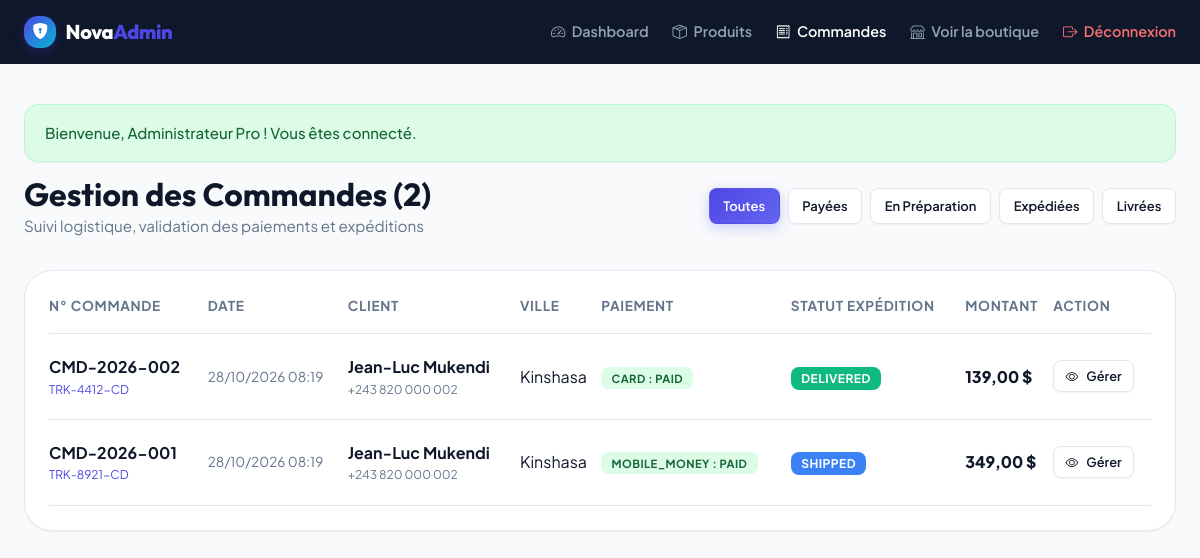
The app's page /admin/orders.php (signed in), older data.
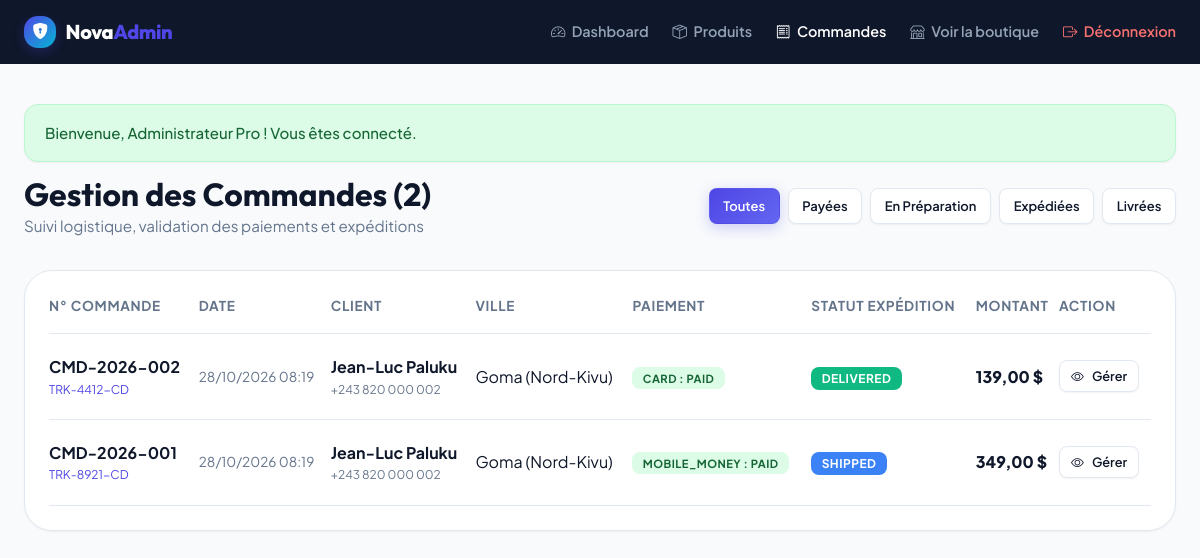
The same page, newer data.
### tables this page shows
CREATE TABLE orders (
            id INTEGER PRIMARY KEY AUTOINCREMENT,
            user_id INTEGER DEFAULT NULL,
            order_number VARCHAR(30) UNIQUE NOT NULL,
            tracking_code VARCHAR(30) UNIQUE NOT NULL,
            total_amount DECIMAL(10, 2) NOT NULL,
            shipping_fee DECIMAL(10, 2) DEFAULT 0.00,
            tax_amount DECIMAL(10, 2) DEFAULT 0.00,
            status VARCHAR(30) DEFAULT 'pending',
            shipping_name VARCHAR(120) NOT NULL,
            shipping_email VARCHAR(120) NOT NULL,
            shipping_phone VARCHAR(30) NOT NULL,
            shipping_address TEXT NOT NULL,
            shipping_city VARCHAR(80) NOT NULL,
            payment_method VARCHAR(40) NOT NULL,
            payment_status VARCHAR(30) DEFAULT 'pending',
            created_at DATETIME DEFAULT CURRENT_TIMESTAMP,
            updated_at DATETIME DEFAULT CURRENT_TIMESTAMP,
            FOREIGN KEY (user_id) REFERENCES users(id) ON DELETE SET NULL
        );

### includes/auth.php (called while the page is built, shortened)
<?php
function format_price(float $amount): string {
    return number_format($amount, 2, ',', ' ') . ' $';
}

### admin/orders.php (the view, shortened to what the changed rows need)
<?php
require_once __DIR__ . '/../includes/auth.php';
$pdo = getDBConnection();
$sql = "SELECT * FROM orders WHERE 1=1";
$params = [];
$sql .= " ORDER BY id DESC";
$stmt = $pdo->prepare($sql);
$stmt->execute($params);
$orders = $stmt->fetchAll();
$viewOrder = null;
$viewItems = [];
?>
<!DOCTYPE html>
<html lang="fr">
<head>
    <link rel="stylesheet" href="https://cdn.jsdelivr.net/npm/bootstrap-icons@1.11.3/font/bootstrap-icons.min.css">
    <link rel="stylesheet" href="../assets/css/style.css">
</head>
<body style="background-color: #f8fafc;">
    <div class="container" style="margin: 2.5rem auto 5rem;">
        <?php if ($viewOrder): ?>
            <div style="background: white; border: 1px solid var(--light-border); border-radius: var(--radius-xl); padding: 2.5rem; max-width: 900px; margin: 0 auto; box-shadow: var(--shadow-sm);">
                <div style="display: flex; justify-content: space-between; align-items: center; margin-bottom: 2rem; border-bottom: 1px solid var(--light-border); padding-bottom: 1rem;">
                    <div>
                        <h2 style="font-size: 1.5rem; margin-bottom: 0.2rem;">Commande <?= htmlspecialchars($viewOrder['order_number']) ?></h2>
                        <span style="font-size: 0.85rem; color: var(--dark-muted);">Suivi : <strong><?= htmlspecialchars($viewOrder['tracking_code']) ?></strong></span>
                    </div>
                    <a href="orders.php" class="btn btn-secondary btn-sm"><i class="bi bi-arrow-left"></i> Retour à la liste</a>
                </div>
                <div style="display: grid; grid-template-columns: 1.2fr 0.8fr; gap: 2rem; margin-bottom: 2rem;">
                    <div style="background: var(--light); padding: 1.5rem; border-radius: var(--radius-md);">
                        <h4 style="font-size: 1rem; margin-bottom: 0.75rem;">Destinataire & Expédition</h4>
                        <p style="margin-bottom: 0.3rem;"><strong>Nom :</strong> <?= htmlspecialchars($viewOrder['shipping_name']) ?></p>
                        <p style="margin-bottom: 0.3rem;"><strong>Email :</strong> <?= htmlspecialchars($viewOrder['shipping_email']) ?></p>
                        <p style="margin-bottom: 0.3rem;"><strong>Téléphone :</strong> <?= htmlspecialchars($viewOrder['shipping_phone']) ?></p>
                        <p style="margin-bottom: 0.3rem;"><strong>Adresse :</strong> <?= htmlspecialchars($viewOrder['shipping_address']) ?>, <?= htmlspecialchars($viewOrder['shipping_city']) ?></p>
                        <p style="margin-bottom: 0;"><strong>Règlement :</strong> <?= strtoupper($viewOrder['payment_method']) ?> (<?= $viewOrder['payment_status'] ?>)</p>
                    </div>
                    <div style="background: var(--light); padding: 1.5rem; border-radius: var(--radius-md);">
                        <h4 style="font-size: 1rem; margin-bottom: 1rem;">Mise à jour de l'état</h4>
                        <form action="orders.php" method="POST">
                            <?php csrf_field(); ?>
                            <input type="hidden" name="update_status" value="1">
                            <input type="hidden" name="order_id" value="<?= $viewOrder['id'] ?>">
                            <div class="form-group">
                                <label class="form-label">Statut Logistique :</label>
                                <select name="status" class="form-control">
                                    <option value="pending" <?= $viewOrder['status'] === 'pending' ? 'selected' : '' ?>>En attente</option>
                                    <option value="paid" <?= $viewOrder['status'] === 'paid' ? 'selected' : '' ?>>Validée / Payée</option>
                                    <option value="preparing" <?= $viewOrder['status'] === 'preparing' ? 'selected' : '' ?>>En préparation</option>
                                    <option value="shipped" <?= $viewOrder['status'] === 'shipped' ? 'selected' : '' ?>>Expédiée</option>
                                    <option value="delivered" <?= $viewOrder['status'] === 'delivered' ? 'selected' : '' ?>>Livrée au client</option>
                                    <option value="cancelled" <?= $viewOrder['status'] === 'cancelled' ? 'selected' : '' ?>>Annulée</option>
                                </select>
                            </div>
                            <div class="form-group">
                                <label class="form-label">Statut Paiement :</label>
                                <select name="payment_status" class="form-control">
                                    <option value="paid" <?= $viewOrder['payment_status'] === 'paid' ? 'selected' : '' ?>>Payé</option>
                                    <option value="pending" <?= $viewOrder['payment_status'] === 'pending' ? 'selected' : '' ?>>En attente</option>
                                </select>
                            </div>
                            <button type="submit" class="btn btn-primary btn-block btn-sm">
                                <i class="bi bi-check2-circle"></i> Mettre à jour le suivi
                            </button>
                        </form>
                    </div>
                </div>
                <h4 style="font-size: 1.1rem; margin-bottom: 1rem;">Articles commandés</h4>
                <table class="cart-table">
                    <thead>
                        <tr>
                            <th>Produit</th>
                            <th>Prix unitaire</th>
                            <th>Quantité</th>
                            <th>Total</th>
                        </tr>
                    </thead>
                    <tbody>
                        <?php foreach ($viewItems as $it): ?>
                            <tr>
                                <td>
                                    <div style="display: flex; align-items: center; gap: 0.75rem;">
                                        <?php if ($it['image_url']): ?>
                                            <img src="<?= htmlspecialchars($it['image_url']) ?>" style="width: 40px; height: 40px; border-radius: 6px; object-fit: cover;">
                                        <?php endif; ?>
                                        <strong><?= htmlspecialchars($it['product_name']) ?></strong>
                                    </div>
                                </td>
                                <td><?= format_price($it['price']) ?></td>
                                <td>&times; <?= $it['quantity'] ?></td>
                                <td style="font-weight: 700;"><?= format_price($it['total']) ?></td>
                            </tr>
                        <?php endforeach; ?>
                    </tbody>
                </table>
                <div style="text-align: right; margin-top: 1.5rem; font-size: 1.35rem; font-weight: 800;">
                    Total Commande : <span style="color: var(--primary);"><?= format_price($viewOrder['total_amount']) ?></span>
                </div>
            </div>
        <?php else: ?>
            <div style="display: flex; justify-content: space-between; align-items: center; margin-bottom: 2rem;">
                <div>
                    <h1 style="font-size: 2rem;">Gestion des Commandes (<?= count($orders) ?>)</h1>
                </div>
            </div>
            <div style="background: white; border: 1px solid var(--light-border); border-radius: var(--radius-xl); padding: 1.5rem; box-shadow: var(--shadow-sm);">
                <div style="overflow-x: auto;">
                    <table class="cart-table">
                        <thead>
                            <tr>
                                <th>N° Commande</th>
                                <th>Date</th>
                                <th>Client</th>
                                <th>Ville</th>
                                <th>Paiement</th>
                                <th>Statut Expédition</th>
                                <th>Montant</th>
                                <th>Action</th>
                            </tr>
                        </thead>
                        <tbody>
                            <?php foreach ($orders as $ord): ?>
                                <tr>
                                    <td>
                                        <strong><?= htmlspecialchars($ord['order_number']) ?></strong>
                                        <div style="font-size: 0.75rem; color: var(--primary);">
                                            <?= htmlspecialchars($ord['tracking_code']) ?>
                                        </div>
                                    </td>
                                    <td style="font-size: 0.85rem; color: var(--dark-muted);">
                                        <?= date('d/m/Y H:i', strtotime($ord['created_at'])) ?>
                                    </td>
                                    <td>
                                        <div><strong><?= htmlspecialchars($ord['shipping_name']) ?></strong></div>
                                        <div style="font-size: 0.75rem; color: var(--dark-muted);"><?= htmlspecialchars($ord['shipping_phone']) ?></div>
                                    </td>
                                    <td><?= htmlspecialchars($ord['shipping_city']) ?></td>
                                    <td>
                                        <span class="badge-tag" style="background: <?= $ord['payment_status'] === 'paid' ? '#dcfce7; color: #166534;' : '#fef3c7; color: #92400e;' ?> font-size: 0.7rem;">
                                            <?= strtoupper($ord['payment_method']) ?> : <?= strtoupper($ord['payment_status']) ?>
                                        </span>
                                    </td>
                                    <td>
                                        <span class="badge-tag" style="background: <?= $ord['status'] === 'delivered' ? 'var(--success)' : ($ord['status'] === 'shipped' ? 'var(--info)' : 'var(--warning)') ?>; font-size: 0.75rem;">
                                            <?= strtoupper($ord['status']) ?>
                                        </span>
                                    </td>
                                    <td style="font-weight: 800;"><?= format_price($ord['total_amount']) ?></td>
                                    <td>
                                        <a href="orders.php?view=<?= $ord['id'] ?>" class="btn btn-secondary btn-sm" style="padding: 0.3rem 0.7rem; font-size: 0.8rem;">
                                            <i class="bi bi-eye"></i> Gérer
                                        </a>
                                    </td>
                                </tr>
                            <?php endforeach; ?>
                        </tbody>
                    </table>
                </div>
            </div>
        <?php endif; ?>
    </div>
</body>
</html>

Row changes from the older to the newer data that the page shows:
changed orders "CMD-2026-002": shipping_name "Jean-Luc Mukendi" → "Jean-Luc Paluku"; shipping_city "Kinshasa" → "Goma (Nord-Kivu)"
changed orders "CMD-2026-001": shipping_name "Jean-Luc Mukendi" → "Jean-Luc Paluku"; shipping_city "Kinshasa" → "Goma (Nord-Kivu)"
